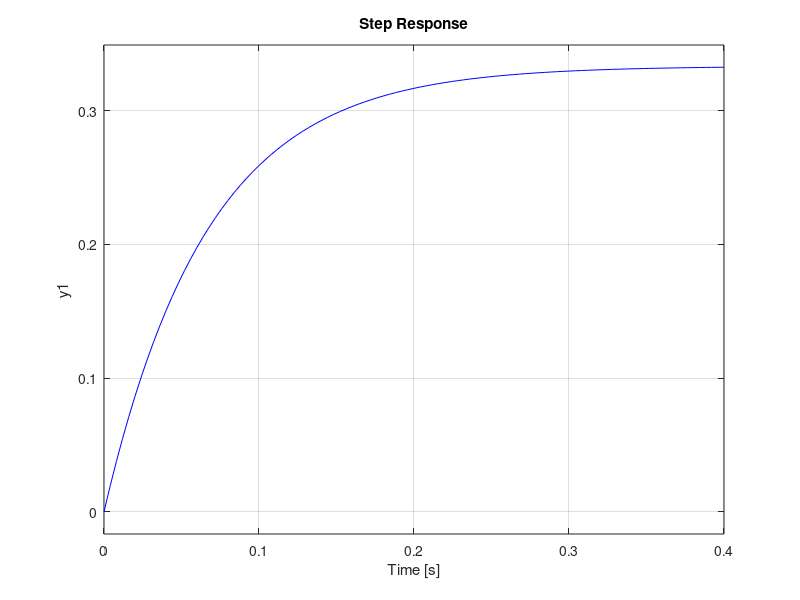

Write MATLAB code to recreate this figure. (Note: this script raises an error after producing the figure.)
%CONTROLADOR PROPORCIONAL
%TIPO 1
s=tf('s');
H=5/(s*(s+10));
bode(H)
step(feedback(H,1),'k')
hold on
step(feedback(10*H,1),'r')
%TIPO 0
G=5/(s+10);
bode(G)
step(feedback(G,1),'b')%referencia
hold on
step(feedback(Kp*G,1),'g')

%CONTROLADOR INTEGRAL
Ki=10;
G=5/(s+10);
bode(G)
step(feedback(G,1),'c')%referencia
hold on
step(feedback(Ki*G*(1/s),1),'y')

%CONTROLADOR PROPORCIONAL INTEGRAL
Kp=10;
Ki=10;
cte=Kp+(Ki/s);
step(feedback(G,1),'c')%referencia
hold on
step(feedback(G*cte,1),'g')

%CONTROLADOR DERIVATIVO
Kd=10;
step(feedback(G,1),'b')%referencia
hold on
step(feedback(Kd*s*G,1),'g')

%TESTING
step(feedback(G,1),'c')%referencia
hold on
step(feedback(Kp*G,1),'m')%proporcional
hold on
step(feedback((Ki/s)*G,1),'y')%integral
hold on
step(feedback(cte*G,1),'k')%proporcional integral
hold on
step(feedback(Kd*s*G,1),'g')%derivativo



